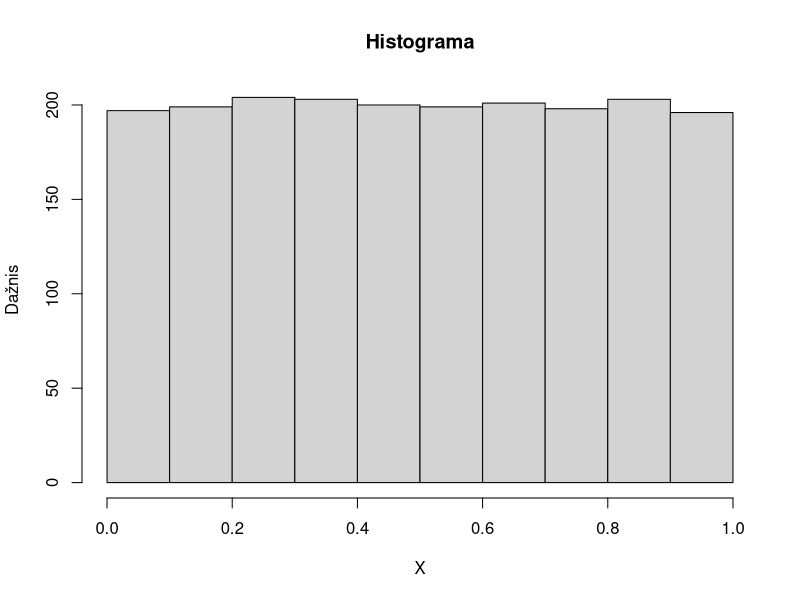
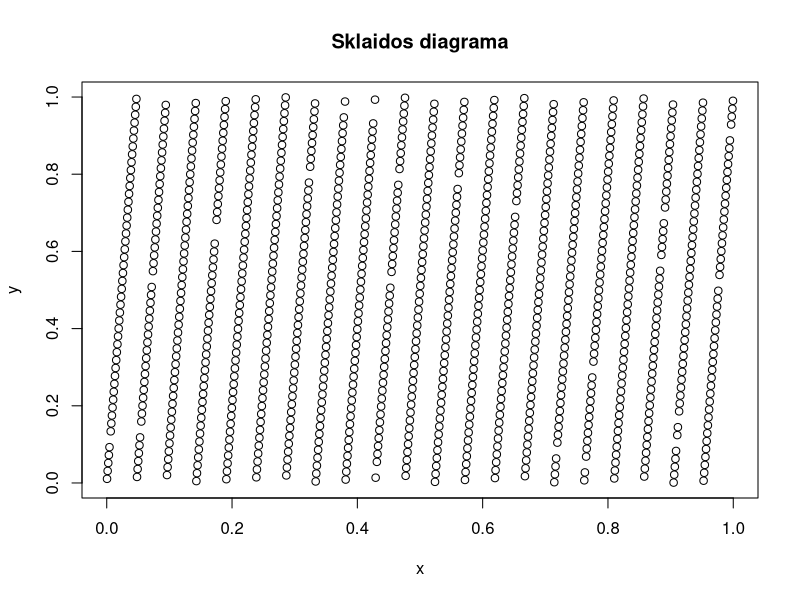
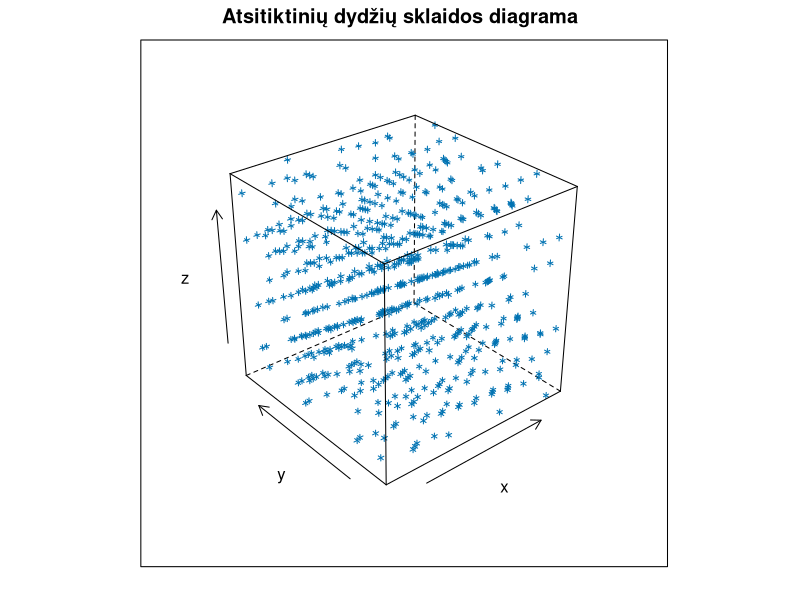
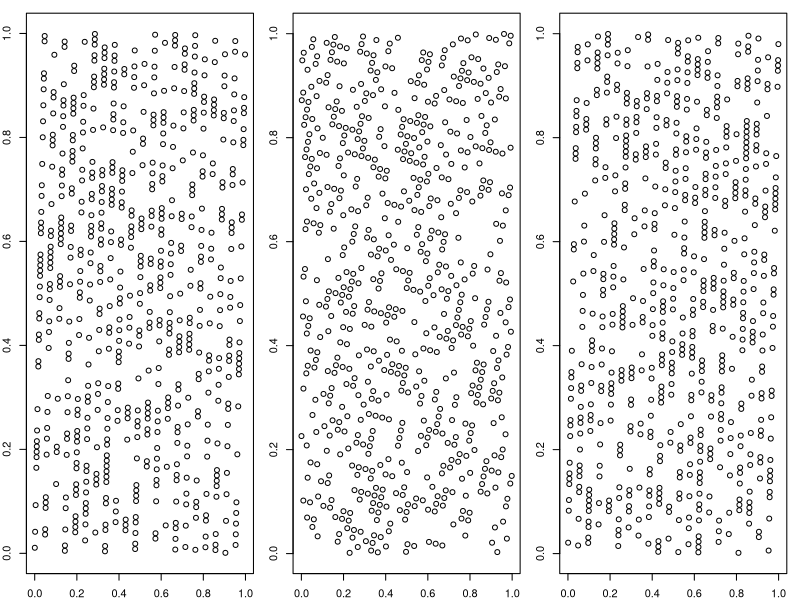
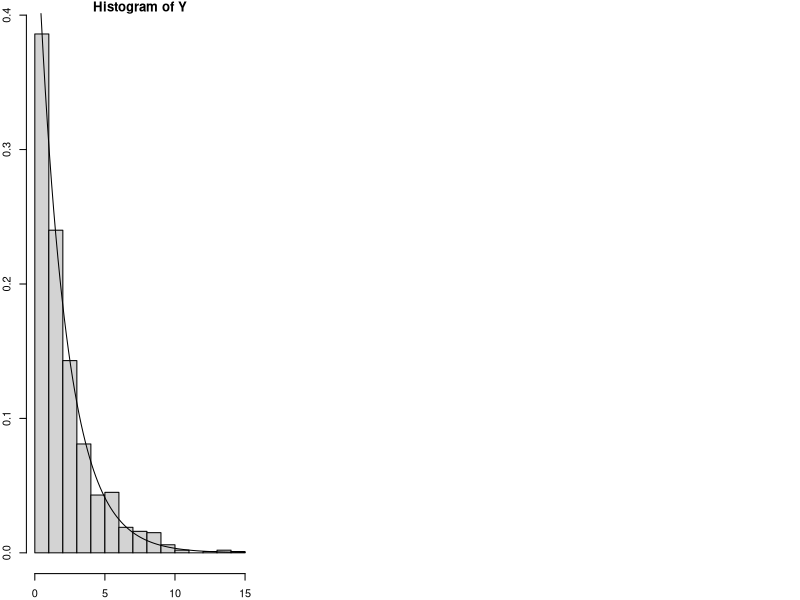

Source code (R) for these figures, in order:

#
#   Dalykas: STATISTINĖS DUOMENŲ ANALIZĖS SISTEMA IR PROGRAMAVIMO KALBA R
#            Pseudoatsitiktinių dydžių generavimo algoritmai.
#
#  Autorius: Tomas Rekašius
#
#   Sukurta: 2013-05-13 | 2016-03-16
#


# TURINYS -------------------------------

#
#   1. Pseudoatsitiktinių dydžių generavimo algoritmai:
#      * komanda RNGkind
#      * komanda set.seed
#      * standartiniai R algoritmai
#
#   2. Tiesinis kongruentinis generatorius ir jo atmainos:
#      * mišrus generatorius
#      * multiplikatyvinis
#      * standartiniai parametrai
#      * generatoriaus savybių tyrimas
#
#   3. Generavimas naudojant ats. dydžių transformaciją:
#      * eksponentinio dydžio generavimas
#


# PASTABOS ------------------------------

#
# Anyone who considers arithmetical methods of producing random digits is, of
# course, in a state of sin. -- John von Neumann
#


# NUSTATYMAI ----------------------------

# Nustatoma lietuviška lokalė. 
Sys.setlocale(locale = "Lithuanian")

# Nustatomas darbinis katalogas.
setwd("C:/Downloads")

# Ištrinami visi seni kintamieji.
rm(list = ls())


# --------------------------------------- #
# STANDARTINIAI ATS. DYDŽIŲ GENERATORIAI  #
# --------------------------------------- #

# Pseudoatsitiktinių dydžių generatorius -- tai algoritmas, kuris generuoja seką
# tokių skaičių, kurių statistinės savybės panašios į tikrų ats. dydžių savybes.
# Tokiu būdu gauta skaičių seka iš tikro nėra atsitiktinė, kadangi sekos savybės
# priklauso nuo algoritmo parametrų, o pati seka visiškai priklauso nuo pradinės
# sekos reikšmės, kuri vadinama seed. Dėl šios priežasties skaičiai, sugeneruoti
# naudojant deterministinį algoritmą, ir vadinami pseudoatsitiktiniais.

# Tam tikrą pasiskirstymo dėsnį turinčių pseudoatsitiktinių dydžių generavimui R
# naudoja standartines funkcijas. Jų yra daug, paminėsime tik keletą, pavyzdžiui:
#
#     rbinom -- binominis,
#      rpois -- Puasono,
#      runif -- tolydusis,
#      rnorm -- normalusis,
#       rexp -- eksponentinis.


# Pvz., sugeneruosime tolygiai intervale [0, 1] pasiskirsčiusių ats. dydžių seką.

runif(10)

# Sugeneruosime 10 standartinį normalųjį pasiskirstymą turinčių ats. dydžių seką.

rnorm(10)


# Tolygiųjų ir normaliųjų pseudoatsitiktinių dydžių generatorius galima nurodyti 
# su komanda RNGkind. Ši komanda turi du parametrus:
#
#         kind -- tolygiųjų dydžių generatoriaus pavadinimas,
#  normal.kind -- normaliųjų dydžių generatoriaus pavadinimas.


# Tolygiojo atsitiktinio dydžio generavimui R galima naudoti šiuos standartinius 
# generatorius:
#
#         Wichmann-Hill -- periodas 6.9536*10^12
#  Marsaglia-Multicarry -- periodas 2^60
#           Super-Duper -- periodas 4.6*10^18
#      Knuth-TAOCP-2002 -- periodas 2^129
#         L'Ecuyer-CMRG -- periodas 2^191
#      Mersenne-Twister -- periodas 2^19937 - 1 

# Normaliųjų dydžių generavimui naudojami tokie generatoriai:
#
#      Kinderman-Ramage
#         Ahrens-Dieter
#            Box-Muller
#             Inversion


# Pagal nutylėjimą tolygiųjų dydžių generavimui naudojamas "Mersenne-Twister", o
# normaliųjų dydžių -- "Inversion" generatorius.

RNGkind()

# Tolygaus atsitiktinio dydžio generavimo algoritmą pakeisime į gerai žinomą bei
# praeityje plačiai paplitusį generatorių "Super-Duper" (Margsalia, 1972).

RNGkind(kind = "Super-Duper")
RNGkind()

set.seed(666)
runif(1)

# Pagal nutylėjimą tolygaus ats. dydžio generavimui R naudoja "Mersenne-Twister" 
# algoritmą. Grąžiname jį atgal.

RNGkind(kind = "default")
RNGkind()

set.seed(666)
runif(1)

# Matome, kad su ta pačia seed reikšme skirtingi algoritmai generuoja skirtingus
# dydžius.


# NAUDINGA ------------------------------

# Visiems pseudoatsitiktinių dydžių generatoriams reikia nustatyti pradinę sekos 
# reikšmę, kuri vadinama seed. Jei nenurodyta kitaip, seed reikšmė priklauso nuo 
# kompiuterio laiko, todėl kiekvieną kartą generuojama vis kita ats. dydžių seka.
# Pavyzdžiui, sugeneruosime 3 tolygiai pasiskirsčiusių atsitiktinių dydžių sekas.
# Visos trys bus skirtingos.

runif(10)
runif(10)
runif(10)

# Su ta pačia seed reikšme pseudoatsitiktinių dydžių generavimo algoritmas visad
# generuos tą pačią skaičių seką. Tai reiškia, kad eksperimentą galima atkartoti 
# visiškai tiksliai. Kartais tokia galimybė labai reikalinga. Norint gauti tokią 
# pačią pseudoatsitiktinių dydžių seką, kiekvieną kartą reikia nurodyti tą pačią 
# seed reikšmę. 

# Pradinės reikšmės nustatymui naudojama komanda set.seed, kurios argumentas yra 
# bet koks sveikasis skaičius, kuris ir yra seed reikšmė. Pvz., nustatysime seed
# reikšmę, sugeneruosime normaliųjų ats. dydžių seką ir, naudodami tą pačią seed
# reikšmę, dar kartą sugeneruosime tokią pačią ats. dydžių seką.

set.seed(1234)
rnorm(10)

set.seed(1234)
rnorm(10)


# --------------------------------------- #
# MIŠRUS KONGRUENTINIS GENERATORIUS       #
# --------------------------------------- #

# Egzistuoja keletas skirtingų metodų pseudoatsitiktinių dydžių generavimui. Čia
# aptarsime vieną plačiai paplitusį algoritmą, kuris turi keletą modifikacijų ir 
# naudojamas iki šiol.

# Tarkime, kad X -- atsitiktinis dydis. Tiesinis kongruentinis algoritmas dydžių 
# X seką generuoja pasinaudojant tokiu rekurentiniu sąryšiu:
#
#      X := (aX + c) mod m, kur
# 
#   daugiklis a >= 0,
#  prieauglis c >= 0,
#     modulis m > a, m > c.


# Kongruentiniams pseudoatsitiktinių dydžių generavimo algoritmams būdingas tam
# tikras generuojamos skaičių sekos periodas T. Tai reiškia, kad sekos elementai
# pradeda kartotis. Kad pseudoatsitiktiniai dydžiai būtų panašūs į atsitiktinius 
# dydžius, jie turi būtų neprognozuojami ir bent jau nesikartoti. Sekos periodas 
# priklauso nuo algoritmo parametrų, tačiau visada T < m. Kad priklausomybė tarp 
# generuojamų dydžių būtų kuo silpnesnė, parametras m turi būti didelis, nors ir
# tai negarantuoja dydžių nepriklausomumo, nes periodas T gali būti mažas net ir 
# prie didelės parametro m reikšmės. Be to, didelis periodas T negarantuoja, kad 
# skaičių seka bus atsitiktinė. Pavyzdžiui, jeigu parametrai a = c = 1, tada bus
# gaunama maksimalaus ilgio, bet visai neatsitiktinė seka, kurioje visi skaičiai 
# nuo 0 iki m-1 išsidėsto tam tikra tvarka, tačiau paskui vėl kartojasi ta pačia 
# tvarka. Tiesinių kongruentinių algoritmų teorija gerai išnagrinėta, ir žinomos
# sąlygos, kokie turi būti parametrai, kad sekos periodas būtų maksimalus.

# TEOREMA (Greenberger, 1961, Hull-Dobell, 1966). Sekos periodas T maksimalus ir 
# lygus m tada ir tik tada, kai išpildytos sąlygos:
#
#    -- c ir m yra tarpusavyje pirminiai,
#    -- a-1 yra visų parametro m pirminių daliklių kartotinis,
#    -- a-1 yra skaičiaus 4 kartotinis, jei ir m yra 4 kartotinis.


# Praktikoje parametras m paprastai lygus didžiausiam teigiamam skaičiui w, koks 
# telpa į vieną mašininį žodį. Pavyzdžiui, jei vienam skaičiui skiriama 32 bitai, 
# tai w = 2^31 - 1. R šį skaičių galima sužinoti su komanda .Machine

.Machine$integer.max   # tai ir yra skaičius w = 2^31 - 1

# Kita dažnai parenkama parametro m reikšmė -- tai didžiausias pirminis skaičius
# mažesnis už skaičių w. Šiuo atveju taip sutampa, kad m = 2^31 - 1 yra pirminis
# Merseno skaičius.


# Kai parametras c = 0, tai algoritmas vadinamas multiplikatyviniu kongruentiniu 
# generatoriumi (Lehmer, 1949). Dėl supaprastėjusių skaičiavimų, tokia algoritmo 
# modifikacija veikia šiek tiek greičiau, bet maksimalus periodas T yra mažesnis 
# nei m. Periodo T ilgį ir parametrų parinkimo sąlygas nusako Carmichael teorema
# iš kurios seka, kad multiplikatyvinio kongruentinio generatoriaus generuojamos 
# sekos periodas T lygus m-1 tada ir tik tada, kai išpildytos sąlygos:
#
#    -- m yra pirminis,
#    -- a yra primityvusis m elementas.

# Paskutinę sąlygą galima performuluoti taip: kiekvienam pirminiui m-1 dalikliui 
# p skaičius a^(m-1)/p - 1 nesidalina iš m. 


# --------------------------------------- #
# GENERATORIAUS PARAMETRŲ RINKINIAI       #
# --------------------------------------- #

# Naudojama daug tiesinio kongruentinio algoritmo parametrų rinkinių. Pateiksime 
# keletą labiausiai paplitusių generatorių, kurių savybės gerai ištirtos, o kai 
# kurie iš jų yra tarp standartinių R generatorių.

# Plačiai paplitęs generatorius MINSTD (Lewis et al., 1969), kuris dar vadinamas 
# minimaliu standartiniu generatoriumi (Park, Miller, 1988). Čia naudojamas toks 
# parametrų rinkinys: 

a <- 7^5                        # kai a = 48271 arba 69621 generatorius geresnis
c <- 0
m <- 2^31 - 1

# Šio generatoriaus versija su parametru a = 397204094 buvo naudojama programoje
# SAS/IML.


# Plačiai buvo paplitęs generatorius SUPER-DUPER (Margsalia, 1972). Jo parametrų
# reikšmės tokios:

a <- 69069
c <- 1                          # kartais naudojama versija su parametru c = 0
m <- 2^32


# Iš naujesnių generatorių Fortran kalboje buvo naudojamas generatorius NAG, kur 
# parametrų reikšmės tokios:

a <- 13^13
c <- 0                
m <- 2^59
X <- 123456789*(2^32 + 1)       # tokia naudojama seed reikšmė


# Maple programoje buvo naudojamas multiplikatyvinis kongruentinis generatorius 
# su tokiais parametrais:

a <- 427419669081
c <- 0                
m <- 10^12 - 11

# Čia m yra pirminis skaičius, o parametro a reikšmė yra primityvusis elementas, 
# todėl pagal Carmichael teorema, šis generatorius turi maksimalų periodą.


# Šiuo metu R, Python, C++, Ruby ir daugelyje kitų programavimo kalbų naudojamas 
# "Mersenne-Twister" algoritmas (Matsumoto, Nishimura, 1998). Tai iš esmės visai
# kitokio tipo generatorius, kurio periodas lygus net 2^19937 - 1.


# --------------------------------------- #
# PAPRASTAS GENERATORIAUS SAVYBIŲ TYRIMAS #
# --------------------------------------- #

# Ne visi atsitiktinių dydžių generatoriai vienodai geri, todėl generuojamų sekų 
# savybėms patikrinti naudojami įvairūs statistiniai testai. Pavyzdžiui, Diehard
# testas apima seriją iš keletos skirtingų testų, kurie patikrina vis kitą sekos
# savybę: atstumų tarp skaičių sekoje pasiskirstymą, kelių skaitmenų kombinacijų 
# pasiskirstymą, ats. dydžių sumų normališkumą ir t.t. Čia apsiribosime vizualiu 
# sekos narių pasiskirstymo ir tarpusavio priklausomybės įvertinimu.

# Nustatome algoritmo parametrus.

a <- 21
c <- 1
m <- 2048

# Nustatome ats. dydžių sekos X elementų skaičių n ir sukuriame sveikųjų skaičių 
# vektorių, kuris vėliau ir bus užpildytas atsitiktiniais dydžiais.

n <- 2000
X <- integer(n)

# Nustatome pradinę atsitiktinių dydžių sekos X reikšmę -- seed.

seed <- 1
X[1] <- seed

for (i in 2:n) {
  X[i] <- (a*X[i-1] + c) %% m
}

X

# Algoritmo parametrai parinkti taip, kad sekos periodas T maksimalus ir lygus m. 
# Sekos ilgis n < T, todėl visi sekos elementai be pasikartojimų sutelpa į vieną 
# periodą ir papildomos priklausomybės tarp tolimų sekos narių nėra. Patikriname
# ar sekoje yra pasikartojančių narių.

anyDuplicated(X)

# Jei kongruentinio algoritmo sugeneruotos sekos narius padalintume iš parametro 
# m, gautume tolygiai intervale (0, 1] pasiskirsčiusį atsitiktinį dydį.

X <- X/m
X

# Nubraižome histogramą ir matome, kad atsitiktinis dydis X tikrai gana tolygiai 
# pasiskirstęs intervale (0, 1].

hist(X, main = "Histograma", ylab = "Dažnis")

# Patikrinsime, kaip gretimos sekos X reikšmės pasiskirsčiusios plokštumoje. Tam 
# nubraižysime taškų (x, y) sklaidos diagramą, o koordinatės x ir y yra gretimos 
# sekos X reikšmės.

x <- X[seq(1, n-1, by = 2)]
y <- X[seq(2, n-0, by = 2)]

plot(x, y, xlab = "x", ylab = "y", main = "Sklaidos diagrama")

# Diagramoje matome, kad taškai gana tolygiai užpildo vienetinį kvadratą, tačiau 
# jų išsidėstymas yra dėsningas! Tai parodo, kad vien tik tolygaus pasiskirstymo 
# ant tiesės neužtenka.

# Panaši gretimų sekos narių priklausomybė išryškėja nubraižius jų pasiskirstymą 
# trimatėje erdvėje.

x <- X[seq(1, n-2, by = 3)]
y <- X[seq(2, n-1, by = 3)]
z <- X[seq(3, n-0, by = 3)]

require(lattice)
cloud(z ~ x*y, main = "Atsitiktinių dydžių sklaidos diagrama") 

# Kad būtų aiškiau, galima sudaryti taškų su koordinatėmis (x, y, z) projekcijas
# į atskiras plokštumas.

par(mfrow=c(1, 3), mar = c(2, 2, 1, 1))

plot(x, y, xlab = "x", ylab = "y", main = "")
plot(x, z, xlab = "x", ylab = "z", main = "")
plot(y, z, xlab = "y", ylab = "z", main = "")


# UŽDUOTIS ------------------------------ 

# 1. Tarkime, kad parametras m = 1024. Parinkite tokias parametrų a, c reikšmes,
#    kad gauta atsitiktinių dydžių seka būtų kaip galima tolygiau pasiskirsčiusi
#    ant tiesės ir plokštumoje.


# --------------------------------------- #
# GENERAVIMAS NAUDOJANT TRANSFORMACIJĄ    #
# --------------------------------------- #

# Yra keletas būdų, kaip gauti kitą pasiskirstymo dėsnį turintį atsitiktinį dydį
# Y. Vienas iš jų -- transformuoti tolygiai intervale pasiskirsčiusį atsitiktinį
# dydį X. Pavyzdžiui, standartinių normaliųjų dydžių poros generavimui naudojama
# Box-Muller transformacija. Žinoma, yra ir kitų būdų.

# Jeigu tolydus atsitiktinis dydis Y turi griežtai monotoninę pasiskirstymo f-ją
# F(y), tai ats. dydis X = F(Y) yra pasiskirstęs tolygiai intervale [0, 1]. Tokį
# rezultatą galima išnaudoti ats. dydžių su norima pasiskirstymo f-ja sudarymui.
# Tarkim, kad funkcija G yra pasiskirstymo f-jos F atvirkštinė, o X yra tolygiai
# intervale [0, 1] pasiskirstęs ats. dydis. Tada Y = G(X) yra atsitiktinis dydis
# su norima pasiskirstymo funkcija F.

# Pvz., sugeneruosime eksponentinį pasiskirstymo dėsnį turinčių ats. dydžių seką. 
# Tikimybių pasiskirstymo funkcija F(y) = 1 - exp(-lambda*y), o atvirkštinė f-ja
# G(x) = -log(1-x)/lambda. Čia lambda yra pasiskirstymo dėsnio parametras. Tegul

lambda = 0.5

# Tolygiai pasiskirsčiusių atsitiktinių dydžių generavimui naudosime standartinę 
# funkciją runif.

X <- runif(1000)
Y <- -log(1-X)/lambda

# Nubraižome santykinių dažnių histogramą ir teorinę eksponentinio dydžio tankio
# funkciją.

hist(Y, freq = FALSE)
curve(dexp(x, lambda), add = TRUE)


# UŽDUOTIS ------------------------------ 

# 1. Jeigu nenurodomi papildomi parametrai, standartinė funkcija runif generuoja
#    tolygiai intervale [0, 1] pasiskirsčiusį atsitiktinį dydį X. Trumpai rašoma
#    X ~ U(0, 1). Turint dydžių X seką ir naudojant atvirkštinės transformacijos 
#    metodą, sugeneruokite atsitiktinį dydį Y ~ U(-1, 1).
